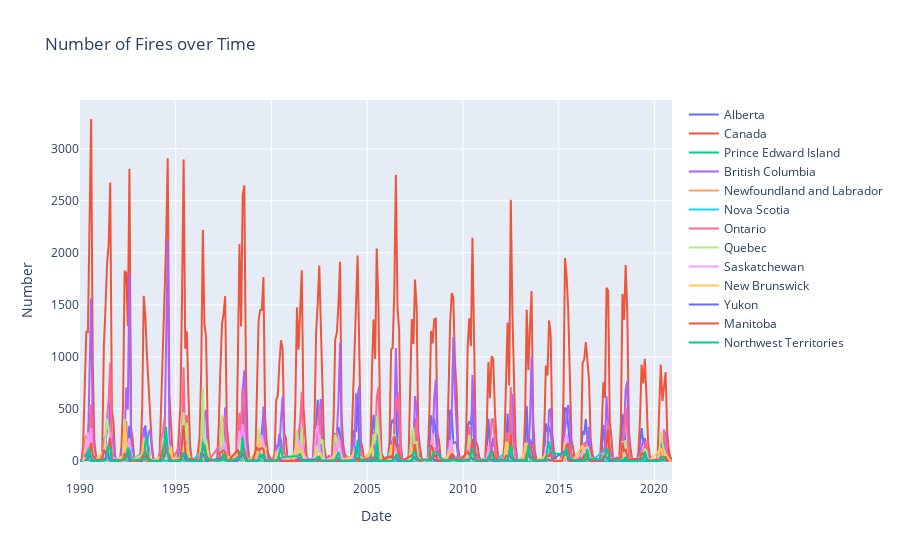

Source (notebook cell):
### Code cell
# Create a new figure
fig_num = go.Figure()

# Loop over each unique jurisdiction
for jurisdiction in num['Jurisdiction'].unique():
    # Create a new dataframe for each jurisdiction
    jurisdiction_df = num[num['Jurisdiction'] == jurisdiction]
    # Add a line to the figure for the current jurisdiction
    fig_num.add_trace(go.Scatter(x= jurisdiction_df['Date'], y= jurisdiction_df['Number'], 
                             mode='lines', name= jurisdiction))

# Set the title and labels
fig_num.update_layout(title='Number of Fires over Time', 
                  xaxis_title='Date', yaxis_title='Number')

# Show the plot
fig_num.show()

### Figure 1 — Plotly figure (JSON) as saved in the notebook; plotly's stock layout.template omitted (floating-point values rounded to 4 significant figures; data arrays with more than 128 entries replaced by an {"elided": "..."} marker saying what was removed)
{"data": [{"mode": "lines", "name": "Alberta", "type": "scatter", "x": {"elided": "361 str values"}, "y": {"elided": "361 int values"}}, {"mode": "lines", "name": "Canada", "type": "scatter", "x": {"elided": "371 str values"}, "y": {"elided": "371 int values"}}, {"mode": "lines", "name": "Prince Edward Island", "type": "scatter", "x": {"elided": "345 str values"}, "y": {"elided": "345 int values"}}, {"mode": "lines", "name": "British Columbia", "type": "scatter", "x": {"elided": "346 str values"}, "y": {"elided": "346 int values"}}, {"mode": "lines", "name": "Newfoundland and Labrador", "type": "scatter", "x": {"elided": "199 str values"}, "y": {"elided": "199 int values"}}, {"mode": "lines", "name": "Nova Scotia", "type": "scatter", "x": {"elided": "244 str values"}, "y": {"elided": "244 int values"}}, {"mode": "lines", "name": "Ontario", "type": "scatter", "x": {"elided": "277 str values"}, "y": {"elided": "277 int values"}}, {"mode": "lines", "name": "Quebec", "type": "scatter", "x": {"elided": "260 str values"}, "y": {"elided": "260 int values"}}, {"mode": "lines", "name": "Saskatchewan", "type": "scatter", "x": {"elided": "268 str values"}, "y": {"elided": "268 int values"}}, {"mode": "lines", "name": "New Brunswick", "type": "scatter", "x": {"elided": "240 str values"}, "y": {"elided": "240 int values"}}, {"mode": "lines", "name": "Yukon", "type": "scatter", "x": {"elided": "179 str values"}, "y": {"elided": "179 int values"}}, {"mode": "lines", "name": "Manitoba", "type": "scatter", "x": {"elided": "214 str values"}, "y": {"elided": "214 int values"}}, {"mode": "lines", "name": "Northwest Territories", "type": "scatter", "x": {"elided": "169 str values"}, "y": {"elided": "169 int values"}}], "layout": {"title": {"text": "Number of Fires over Time"}, "xaxis": {"title": {"text": "Date"}}, "yaxis": {"title": {"text": "Number"}}}}
